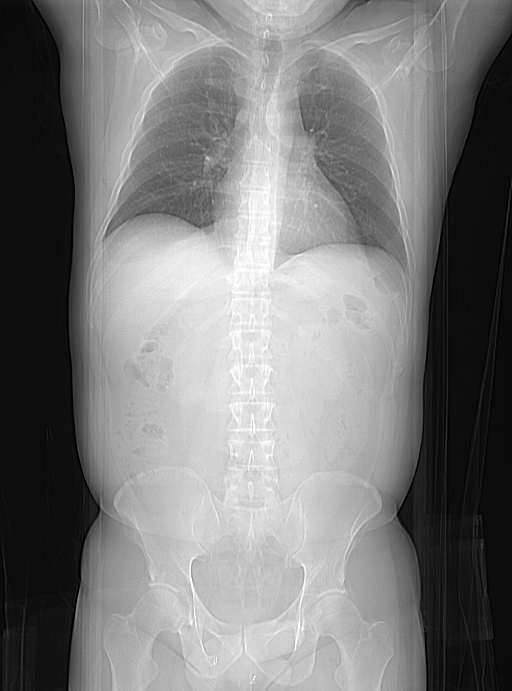
%> input picture HW1/Assignment1_jteti2013/ct_3030.pgm, 512 x 691 px
$ octave Script4_HW1.m   (GNU Octave 9; MATLAB toolbox functions it lacks are replaced by stand-ins)
%> lines starting %> are read from the running program, lines starting %| are printed output that depends on the picture
%%
% *Question 4*
%
% *Open an image file*
%
close all; clear; clc;
filename = uigetfile({'*.jpg;*.tif;*.png;*.gif;*.pgm','All Image Files';...
          '*.*','All Files' },'Pick an Image File');
%> the answer given: ct_3030.pgm
%%
% *Flip the original image upside-down, left side-right, and compute the
% negative*
%
I = imread(filename);
%> I is the input picture: size 691x512 uint16; min 0, max 65535, mean 31933.3
I2 = imcomplement(I);        % negative transform
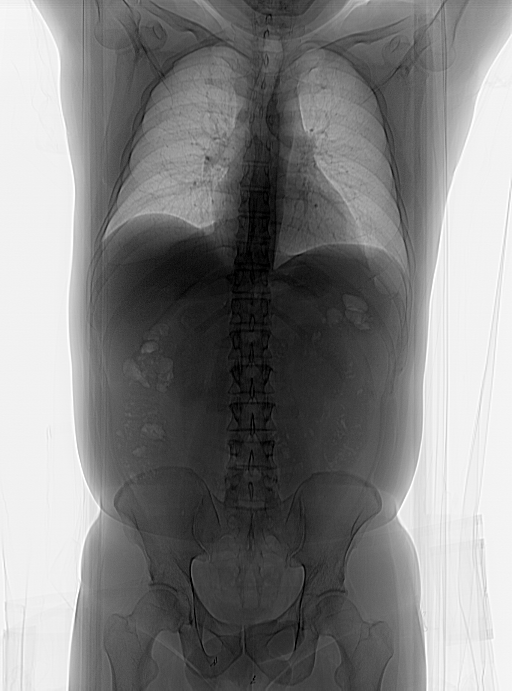
%> I2: size 691x512 uint16; min 0, max 65535, mean 33601.7; drawn with min black and max white
I3 = fliplr(I);           % horizontal flip
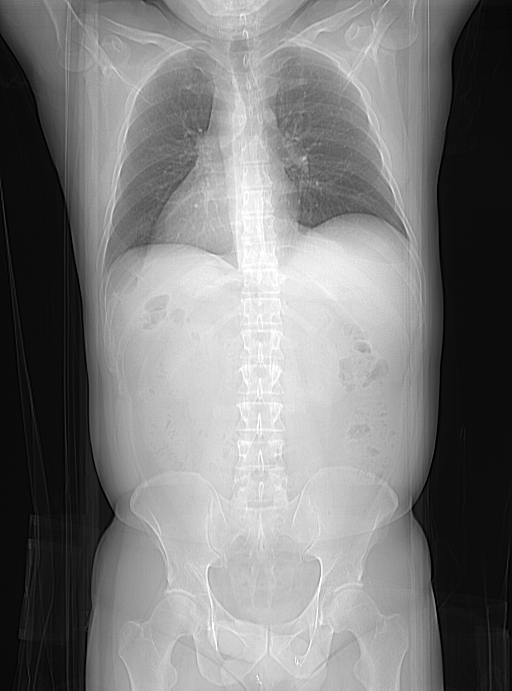
%> I3: size 691x512 uint16; min 0, max 65535, mean 31933.3; mean of the top-left, top-right, bottom-left and bottom-right quarters 32435.3, 31094.7, 30779.7, 33422.5; drawn with min black and max white
I4 = flip(I);           % vertical flip
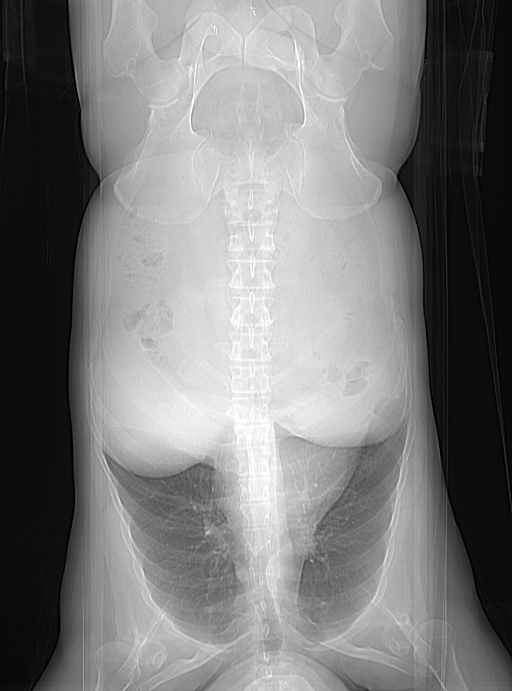
%> I4: size 691x512 uint16; min 0, max 65535, mean 31933.3; mean of the top-left, top-right, bottom-left and bottom-right quarters 33414, 30770.6, 31110, 32439.7; drawn with min black and max white
%%
% *Display the four images in a 2x2 arrangement*
%
subplot(2,2,1), imshow(I); title('Original Image');
subplot(2,2,2), imshow(I2); title('Negative Transform');
subplot(2,2,3), imshow(I3); title('Horizontal Flip');
subplot(2,2,4), imshow(I4); title('Vertical Flip');

$ run again, on HW1/Assignment1_jteti2013/ct_4006.pgm
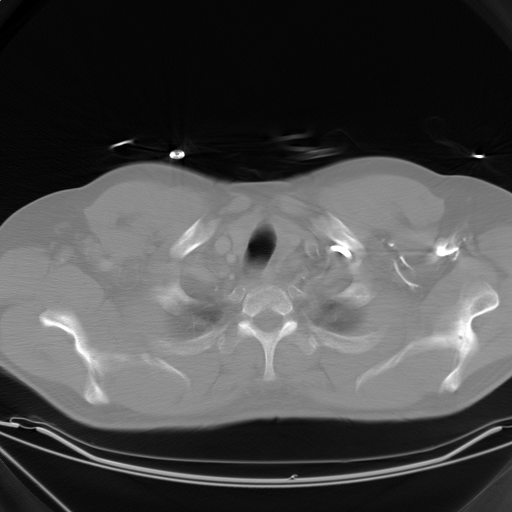
%> input picture HW1/Assignment1_jteti2013/ct_4006.pgm, 512 x 512 px
%> I is the input picture: size 512x512 uint16; min 0, max 65535, mean 19249.6
%> `I2 = imcomplement(I);`:
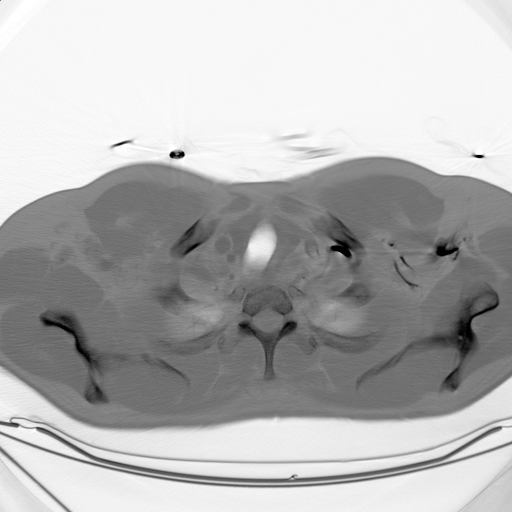
%> I2: size 512x512 uint16; min 0, max 65535, mean 46285.4; drawn with min black and max white
%> `I4 = flip(I);`:
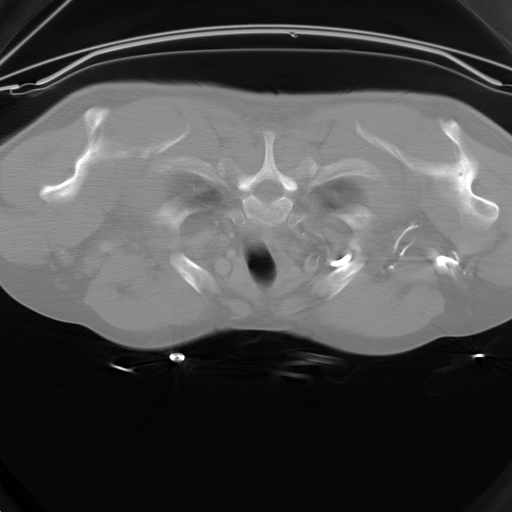
%> I4: size 512x512 uint16; min 0, max 65535, mean 19249.6; mean of the top-left, top-right, bottom-left and bottom-right quarters 26321.8, 26372.9, 11375.1, 12928.4; drawn with min black and max white

$ run again, on HW1/Assignment1_jteti2013/ct_4087.pgm
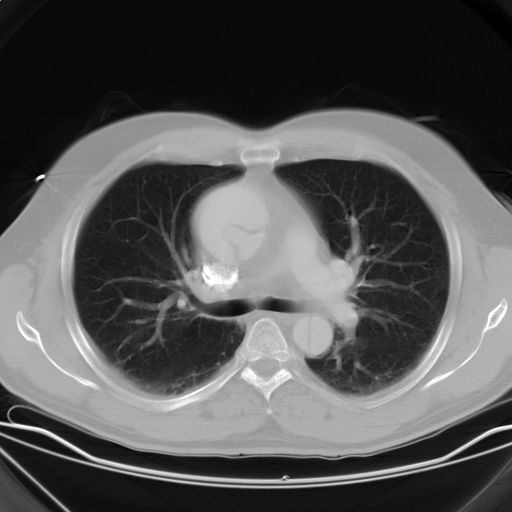
%> input picture HW1/Assignment1_jteti2013/ct_4087.pgm, 512 x 512 px
%> I is the input picture: size 512x512 uint16; min 0, max 65535, mean 21926.9
%> `I2 = imcomplement(I);`:
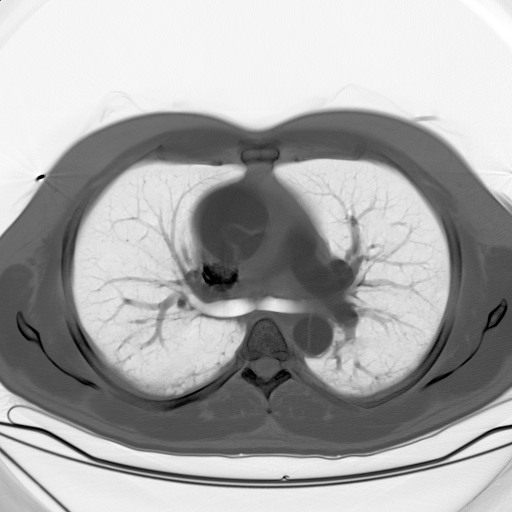
%> I2: size 512x512 uint16; min 0, max 65535, mean 43608.1; drawn with min black and max white
%> `I4 = flip(I);`:
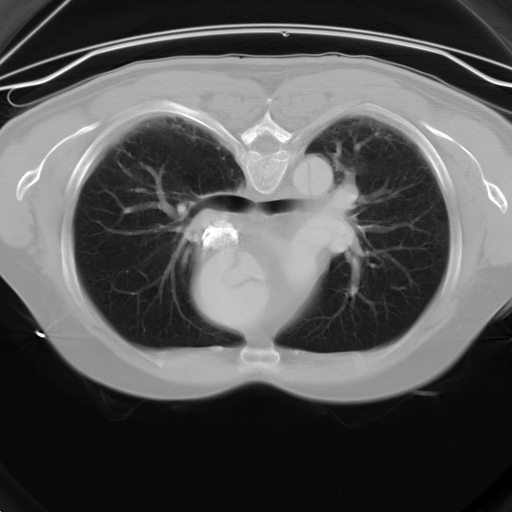
%> I4: size 512x512 uint16; min 0, max 65535, mean 21926.9; mean of the top-left, top-right, bottom-left and bottom-right quarters 26868.9, 29393.4, 15582.6, 15862.6; drawn with min black and max white
